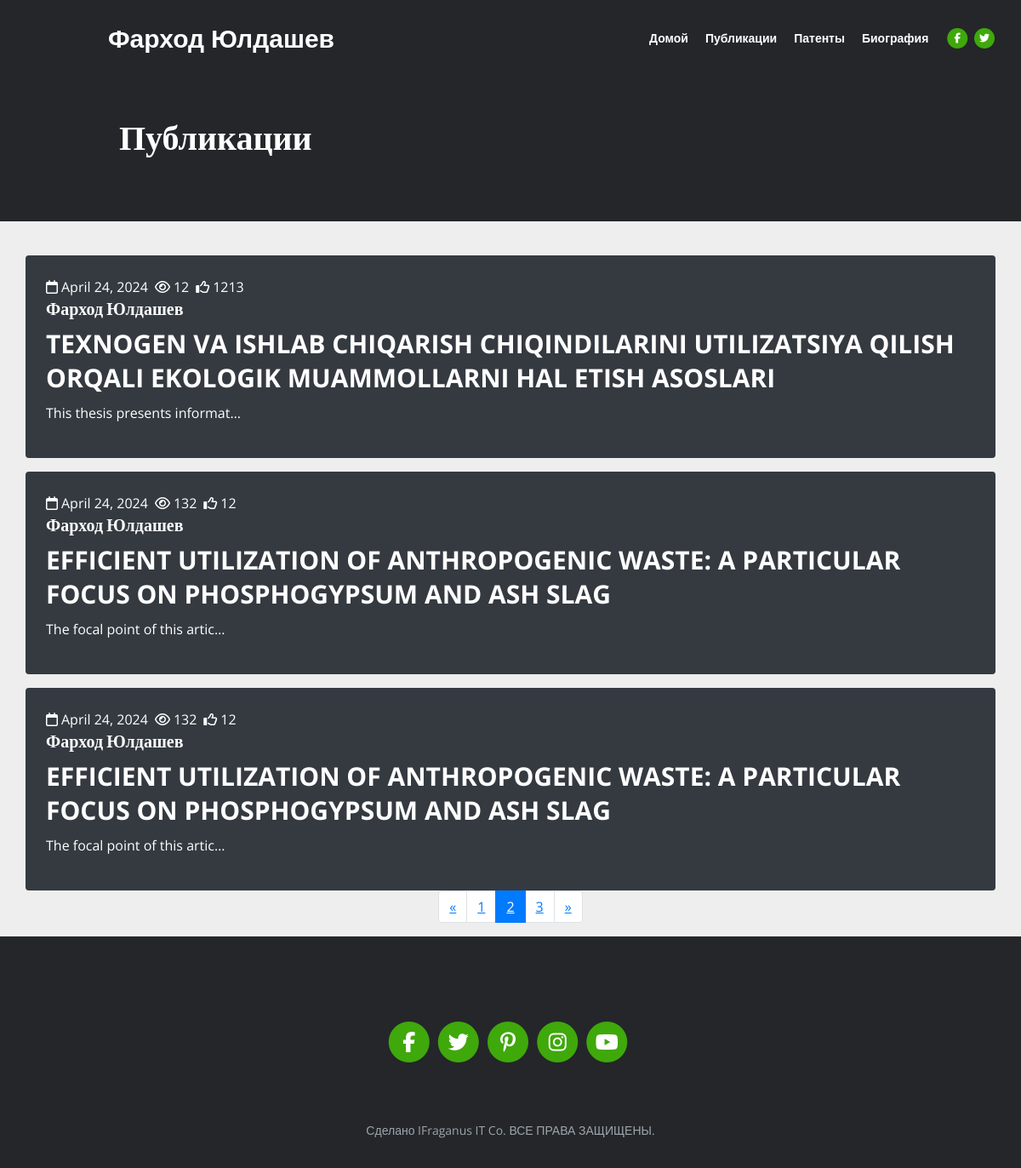
The page /projects?page=2 on the database its author committed.
### publication/models.py (models this page shows, shortened)
class Projects(models.Model):
    author = models.CharField(max_length=300)
    image = models.ImageField(upload_to="images/", blank=True, null=True)
    title = models.CharField(max_length=400)
    body = models.TextField()
    link = models.CharField(max_length=500)
    likeCount = models.IntegerField(default=0)
    views = models.IntegerField(default=0)
    publishedDate = models.DateField()

### publication/views.py (the view)
# urls.py: path('projects', projectsList, name='projectsList'),
def projectsList(request):
    projects = Projects.objects.all()
    paginator = Paginator(projects, 3)
    page_number = request.GET.get("page")
    page_obj = paginator.get_page(page_number)
    context = {
        "pages_obj": page_obj
    }
    return render(request, 'project.html', context)

### templates/project.html (shortened to what this page needs)
{% extends "base.html" %}
{% load static %}
{% block content %}
    <header class="ex-header">
      <div class="container">
        <div class="row">
          <div class="col-xl-10 offset-xl-1">
            <h1>Публикации</h1>
          </div>
        </div>
      </div>
    </header>
    <div class="ex-basic-1 pt-4">
      <div class="container">
        <div class="row">
          {% for page_obj in pages_obj %}
          <div class="publication-card bg-dark p-4 rounded mt-3">
            <div class="publation-logos d-flex text-white">
              <span class="mr-2 d-flex align-items-center">
                <i class="fa-regular fa-calendar"></i>
                <span class="date-count ml-1">{{page_obj.publishedDate}}</span>
              </span>
              <span class="mr-2 d-flex align-items-center"
                ><i class="fa-regular fa-eye"></i
                ><span class="see-count ml-1">{{page_obj.views}}</span></span
              >
              <span class="mr-2 d-flex align-items-center"
                ><i class="fa-regular fa-thumbs-up"></i
                ><span class="like-count ml-1">{{page_obj.likeCount}}</span></span
              >
            </div>
            <h5 class="text-white">{{page_obj.author}}</h5>
            <h2>
              <a class="text-white title-link" href="{% url 'project-detail' page_obj.id  %}">
                {{page_obj.title}}
              </a>
            </h2>
            <p class="text-white publication-description">
              {{page_obj.body|truncatechars:30}}
            </p>
          </div>
          {% endfor %}
      </div>
          <nav aria-label="Page navigation example">
              <ul class="pagination justify-content-center">
                  {% if pages_obj.has_previous %}
                <li class="page-item">
                  <a class="page-link" href="?page={{ pages_obj.previous_page_number }}" tabindex="-1">
                      <span aria-hidden="true">&laquo;</span>
                  </a>
                </li>
                  <li class="page-item"><a class="page-link" href="?page=1">1</a></li>
                  {% endif %}
                <li class="page-item active"><a class="page-link" href="?page={{pages_obj.number}}">{{pages_obj.number}}</a></li>
                  {% if pages_obj.has_next %}
                  <li class="page-item"><a class="page-link" href="?page={{pages_obj.paginator.num_pages}}">{{pages_obj.paginator.num_pages}}</a></li>
                <li class="page-item">
                  <a class="page-link" href="?page={{ pages_obj.next_page_number }}">
                      <span aria-hidden="true">&raquo;</span>
                  </a>
                </li>
                  {% endif %}
              </ul>
            </nav>
    </div>
    </div>
{% endblock content %}

### static/css/styles.css (style rules this page uses)
body, html { width: 100%; height: 100%; }
body { background-color: #eee; }
body, p { color: #4d5055; font: 400 1rem/1.625rem "Open Sans", arial; }
* { font-family: "Open Sans", arial; }
h1 { color: #24262a; font-weight: 700; font-size: 2.5rem; line-height: 3.25rem; font-family: "Poppins"; }
h2 { color: #24262a; font-weight: 700; font-size: 2rem; line-height: 2.5rem; font-family: "Poppins"; }
h5 { color: #24262a; font-weight: 700; font-size: 1.25rem; line-height: 1.625rem; font-family: "Poppins"; }
a { color: #4d5055; text-decoration: underline; }
.ex-header { padding-top: 8.5rem; padding-bottom: 4rem; background-color: #24262a; }
.ex-header h1 { color: #ffffff; }
.title-link { text-decoration: none; display: -webkit-box; -webkit-box-orient: vertical; -webkit-line-clamp: 3; overflow: hidden; text-transform: uppercase; }
.publication-description { display: -webkit-box; -webkit-box-orient: vertical; -webkit-line-clamp: 2; overflow: hidden; }
.publication-description__title, .title-link { font-size: 30px; }

### rows shown on the page
Projects: publishedDate "April 24, 2024", views "12", likeCount "1213", author "Фарход Юлдашев", title "TEXNOGEN VA ISHLAB CHIQARISH CHIQINDILARINI UTILIZATSIYA QILISH ORQALI EKOLOGIK MUAMMOLLARNI HAL ETISH ASOSLARI", body "This thesis presents informat…"
Projects: publishedDate "April 24, 2024", views "132", likeCount "12", author "Фарход Юлдашев", title "EFFICIENT UTILIZATION OF ANTHROPOGENIC WASTE: A PARTICULAR FOCUS ON PHOSPHOGYPSUM AND ASH SLAG", body "The focal point of this artic…"
Projects: publishedDate "April 24, 2024", views "132", likeCount "12", author "Фарход Юлдашев", title "EFFICIENT UTILIZATION OF ANTHROPOGENIC WASTE: A PARTICULAR FOCUS ON PHOSPHOGYPSUM AND ASH SLAG", body "The focal point of this artic…"

### other values the page prints
{{ pages_obj.number }} "2"
{{ pages_obj.paginator.num_pages }} "3"
